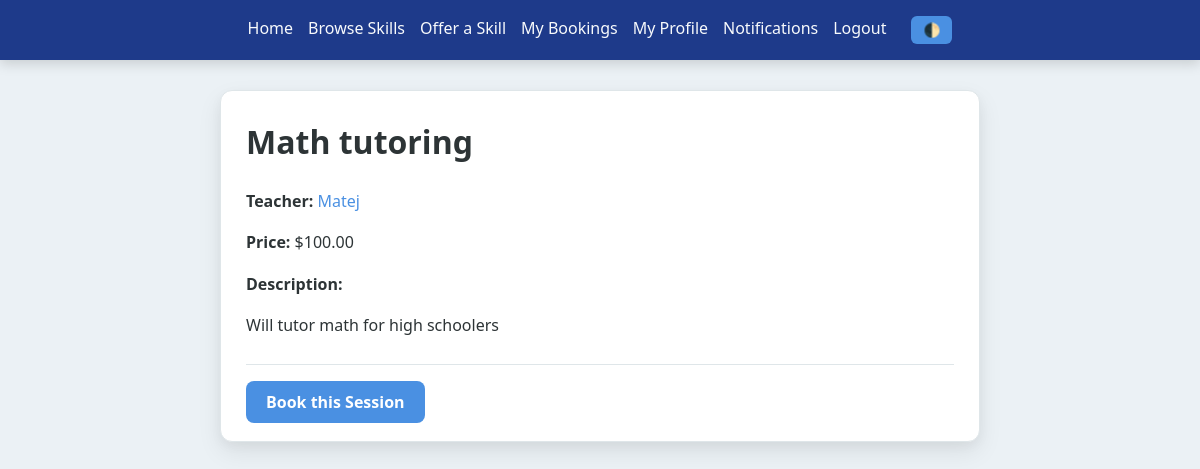
Page /listing/16/ (signed in) on the committed database.
### skills/models.py (models this page shows, shortened)
class Listing(models.Model):
    teacher = models.ForeignKey(User, on_delete=models.CASCADE, related_name="listings")
    title = models.CharField(max_length=200)
    description = models.TextField()
    price = models.DecimalField(max_digits=10, decimal_places=2)
    created_at = models.DateTimeField(auto_now_add=True)

### skills/views.py (the view)
# urls.py: path('listing/<int:pk>/', views.listing_detail, name='listing_detail'),
@login_required
def listing_detail(request, pk):
    listing = get_object_or_404(Listing, pk=pk)
    return render(request, 'skills/listing_detail.html', {'listing': listing})

### skills/templates/skills/listing_detail.html
{% extends "skills/base.html" %}
{% block content %}
    <div class="card">
        <h1>{{ listing.title }}</h1>
        <p><strong>Teacher:</strong> <a href="{% url 'user_profile' listing.teacher.username %}">{{ listing.teacher.username }}</a></p>
        <p><strong>Price:</strong> ${{ listing.price }}</p>
        <p><strong>Description:</strong></p>
        <p>{{ listing.description }}</p>
        {% if user != listing.teacher %}
        <hr>
        <a href="{% url 'create_booking' listing.id %}" class="btn">Book this Session</a>
        {% endif %}
    </div>
{% endblock %}

### skills/static/skills/style/style.css (style rules this page uses)
:root { --primary-color: #4a90e2; --primary-hover: #357abd; --secondary-color: #6c757d; --bg-color: #ebf1f5; --text-color: #2d3436; --white: #ffffff; --border-color: #dfe6e9; --success-bg: #d4edda; --success-text: #155724; --error-bg: #f8d7da; --error-text: #721c24; --card-shadow: 0 10px 25px rgba(0, 0, 0, 0.08), 0 4px 12px rgba(0, 0, 0, 0.04); }
* { box-sizing: border-box; }
body { font-family: 'Segoe UI', system-ui, -apple-system, sans-serif; line-height: 1.6; max-width: 800px; margin: 0 auto; padding: 0 20px 40px; background-color: var(--bg-color); color: var(--text-color); }
.card { background: var(--white); border: 1px solid var(--border-color); padding: 25px; margin-bottom: 25px; border-radius: 12px; box-shadow: var(--card-shadow); transition: transform 0.2s ease; }
h1, h2, h3 { color: var(--text-color); margin-top: 0; }
a { color: var(--primary-color); text-decoration: none; transition: color 0.2s; }
button, .btn { background: var(--primary-color); color: var(--white); padding: 10px 20px; border: none; border-radius: 8px; cursor: pointer; font-size: 1rem; font-weight: 600; transition: background 0.2s, transform 0.1s; }
hr { border: 0; border-top: 1px solid var(--border-color); margin: 25px 0; }

### rows in the picture
Listing: title "Math tutoring", teacher.username "Matej", price "100.00", description "Will tutor math for high schoolers"
